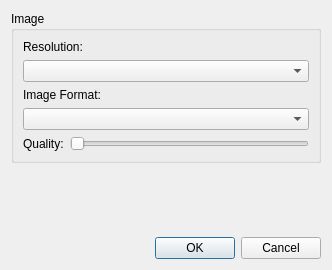
<?xml version="1.0" encoding="UTF-8"?>
<ui version="4.0">
 <class>ImageSettingsUi</class>
 <widget class="QDialog" name="ImageSettingsUi">
  <property name="geometry">
   <rect>
    <x>0</x>
    <y>0</y>
    <width>332</width>
    <height>270</height>
   </rect>
  </property>
  <property name="windowTitle">
   <string>Image Settings</string>
  </property>
  <layout class="QGridLayout" name="gridLayout">
   <item row="0" column="0">
    <widget class="QGroupBox" name="groupBox_2">
     <property name="title">
      <string>Image</string>
     </property>
     <layout class="QGridLayout" name="gridLayout_2">
      <item row="0" column="0" colspan="2">
       <widget class="QLabel" name="label_8">
        <property name="text">
         <string>Resolution:</string>
        </property>
       </widget>
      </item>
      <item row="1" column="0" colspan="2">
       <widget class="QComboBox" name="imageResolutionBox"/>
      </item>
      <item row="2" column="0" colspan="2">
       <widget class="QLabel" name="label_6">
        <property name="text">
         <string>Image Format:</string>
        </property>
       </widget>
      </item>
      <item row="3" column="0" colspan="2">
       <widget class="QComboBox" name="imageCodecBox"/>
      </item>
      <item row="4" column="0">
       <widget class="QLabel" name="label_7">
        <property name="text">
         <string>Quality:</string>
        </property>
       </widget>
      </item>
      <item row="4" column="1">
       <widget class="QSlider" name="imageQualitySlider">
        <property name="maximum">
         <number>4</number>
        </property>
        <property name="orientation">
         <enum>Qt::Orientation::Horizontal</enum>
        </property>
       </widget>
      </item>
     </layout>
    </widget>
   </item>
   <item row="1" column="0">
    <spacer name="verticalSpacer">
     <property name="orientation">
      <enum>Qt::Orientation::Vertical</enum>
     </property>
     <property name="sizeHint" stdset="0">
      <size>
       <width>20</width>
       <height>14</height>
      </size>
     </property>
    </spacer>
   </item>
   <item row="2" column="0">
    <widget class="QDialogButtonBox" name="buttonBox">
     <property name="orientation">
      <enum>Qt::Orientation::Horizontal</enum>
     </property>
     <property name="standardButtons">
      <set>QDialogButtonBox::StandardButton::Cancel|QDialogButtonBox::StandardButton::Ok</set>
     </property>
    </widget>
   </item>
  </layout>
 </widget>
 <resources/>
 <connections>
  <connection>
   <sender>buttonBox</sender>
   <signal>accepted()</signal>
   <receiver>ImageSettingsUi</receiver>
   <slot>accept()</slot>
   <hints>
    <hint type="sourcelabel">
     <x>322</x>
     <y>272</y>
    </hint>
    <hint type="destinationlabel">
     <x>44</x>
     <y>230</y>
    </hint>
   </hints>
  </connection>
  <connection>
   <sender>buttonBox</sender>
   <signal>rejected()</signal>
   <receiver>ImageSettingsUi</receiver>
   <slot>reject()</slot>
   <hints>
    <hint type="sourcelabel">
     <x>405</x>
     <y>262</y>
    </hint>
    <hint type="destinationlabel">
     <x>364</x>
     <y>227</y>
    </hint>
   </hints>
  </connection>
 </connections>
</ui>
